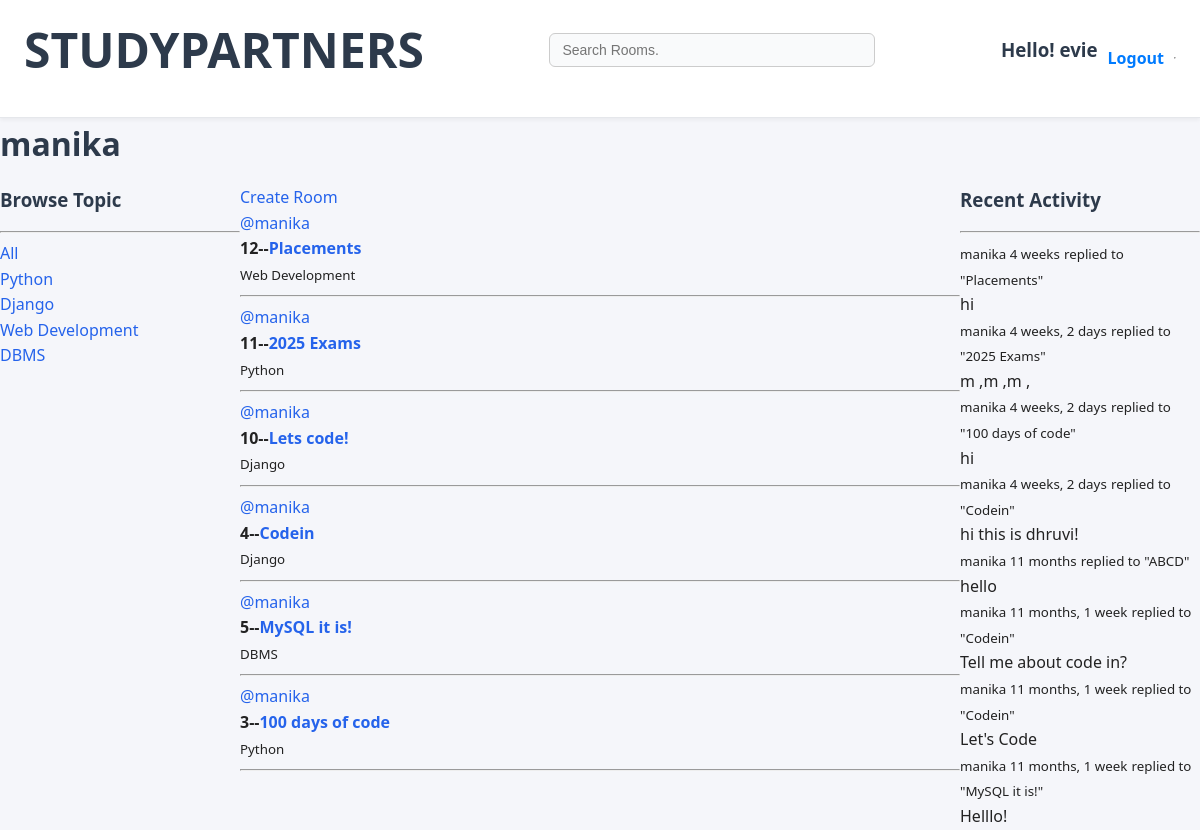
The page /profile/1/ (signed in) on the database its author committed.
### base/models.py (models this page shows, shortened)
class Topic(models.Model):
    name=models.CharField(max_length=200)

class Room(models.Model):
    host=models.ForeignKey(User, on_delete=models.CASCADE, null=True)
    topic=models.ForeignKey(Topic,on_delete=models.SET_NULL,null=True)
    name=models.CharField(max_length=200)
    description= models.TextField(null=True, blank=True)
    participants=models.ManyToManyField(User,related_name='participants',blank=True)
    updated=models.DateTimeField(auto_now=True)
    created= models.DateTimeField(auto_now_add=True)
    class Meta:
        ordering=['-updated','-created']
    def __str__(self):
        return self.name

class Message(models.Model):
    user=models.ForeignKey(User, on_delete=models.CASCADE)
    room=models.ForeignKey(Room,on_delete=models.CASCADE)
    body=models.TextField()
    updated=models.DateTimeField(auto_now=True)
    created= models.DateTimeField(auto_now_add=True)
    def __str__(self):
        return self.body[0:50]
    class Meta:
        ordering=['-updated','-created']

### base/views.py (the view)
# urls.py: path('profile/<str:pk>/', views.userProfile, name='user-profile'),
@login_required(login_url="login")
def userProfile(request, pk):
    user = User.objects.get(id=pk)
    rooms = user.room_set.all()
    room_messages = user.message_set.all()
    topics = Topic.objects.all()
    context = {
        "user": user,
        "rooms": rooms,
        "room_messages": room_messages,
        "topics": topics,
    }
    return render(request, "base/profile.html", context)

### base/templates/base/profile.html (shortened to what this page needs)
{% extends 'index.html' %}
{% block content%}
<h1>{{user.username}}</h1>
<div class="profile-container">
    <div>
        {%include 'base/topics_component.html'%}
    </div>
    <div>
        {%include 'base/feed_component.html'%}
    </div>
    <div>
        {%include 'base/activity_component.html'%}
    </div>
</div>
{% endblock content %}

### templates/navbar.html
<div class="navbar">
  <div class="navbar-left">
    <a href="/">
      <h1>STUDYPARTNERS</h1>
    </a>
  </div>
  <div class="navbar-center">
    <form action="GET" action="{%url 'home'%}">
      <input type="text" name="q" placeholder="Search Rooms." />
    </form>
  </div>
  <div class="navbar-right">
    {%if request.user.is_authenticated %}
    <h3>Hello! {{request.user}}</h3>
    <a href="{% url 'logout'%}">Logout</a>
    {%else%}
    <a href="{% url 'login'%}">Login</a>
    {%endif%}
    <div>
      <hr />
    </div>
  </div>
</div>

### base/templates/base/topics_component.html
<h3>Browse Topic</h3>
<hr>
<div>
    <a href="{%url 'home'%}">All</a>
</div>
{% for topic in topics%}
<div>
    <a href="{%url 'home'%}?q={{topic.name}}">{{topic.name}}</a>
</div>
{%endfor%}

### base/templates/base/feed_component.html (shortened to what this page needs)
<a href="{% url 'create-room'%}">Create Room</a><br>
{% for room in rooms %}
<div>
    <a href="{%url 'user-profile' room.host.id %}"><span>@{{room.host.username}}</span></a>
    <div>
        <h4>{{room.id}}--<a href="{% url 'room' room.id%}">{{room.name}}</a></h4>
    </div>
    <small>{{room.topic.name}}</small>
    <hr>
</div>
{% endfor %}

### base/templates/base/activity_component.html (shortened to what this page needs)
<h3>Recent Activity</h3>
        <hr>
        {%for message in room_messages%}
            <div>
                <small><a href="{% url 'user-profile' message.user.id%}"></a>{{message.user}}    {{message.created|timesince}}</small>
                <small>replied to "{{message.room}}"</small>
                <p>{{message}}</p>
            </div>
        {%endfor%}

### static/styles/main.css (style rules this page uses)
body, h1, h2, h3, h4, h5, h6, p, ul, ol, li { margin: 0; padding: 0; box-sizing: border-box; }
body { font-family: 'Segoe UI', Arial, sans-serif; background-color: #f5f6fa; color: #222; line-height: 1.6; min-height: 100vh; }
h1, h2, h3 { color: #2d3a4b; margin-bottom: 16px; }
a { color: #2563eb; text-decoration: none; transition: color 0.2s; }
input, textarea, select { width: 100%; padding: 8px 10px; margin-bottom: 16px; border: 1px solid #d1d5db; border-radius: 4px; font-size: 1rem; background: #f9fafb; transition: border 0.2s; }
.navbar { background: #fff; border-bottom: 1px solid #e5e7eb; padding: 12px 24px; display: flex; justify-content: space-between; align-items: center; box-shadow: 0 2px 4px rgba(0,0,0,0.05); }
.navbar-left { font-size: 24px; font-weight: bold; color: #2c3e50; }
.navbar-center { flex-grow: 1; display: flex; justify-content: center; }
.navbar-center input[type="text"] { padding: 8px 12px; border: 1px solid #ccc; border-radius: 6px; font-size: 14px; width: 300px; }
.navbar-right { display: flex; align-items: center; gap: 10px; }
.navbar-right a { color: #007bff; text-decoration: none; font-weight: bold; }

### base/templates/base/profile.html (style rules this page uses)
.profile-container { display: grid; grid-template-columns: 1fr 3fr 1fr; }

### rows shown on the page
Topic: name "Python"
Topic: name "Django"
Topic: name "Web Development"
Topic: name "DBMS"
Room: host.username "manika", id "12", name "Placements", topic.name "Web Development"
Room: host.username "manika", id "11", name "2025 Exams", topic.name "Python"
Room: host.username "manika", id "10", name "Lets code!", topic.name "Django"
Room: host.username "manika", id "4", name "Codein", topic.name "Django"
Room: host.username "manika", id "5", name "MySQL it is!", topic.name "DBMS"
Room: host.username "manika", id "3", name "100 days of code", topic.name "Python"
Message: user "manika", created "4 weeks", room "Placements", body "hi"
Message: user "manika", created "4 weeks, 2 days", room "2025 Exams", body "m ,m ,m ,"
Message: user "manika", created "4 weeks, 2 days", room "100 days of code", body "hi"
Message: user "manika", created "4 weeks, 2 days", room "Codein", body "hi this is dhruvi!"
Message: user "manika", created "11 months", room "ABCD", body "hello"
Message: user "manika", created "11 months, 1 week", room "Codein", body "Tell me about code in?"
Message: user "manika", created "11 months, 1 week", room "Codein", body "Let's Code"
Message: user "manika", created "11 months, 1 week", room "MySQL it is!", body "Helllo!"

### other values the page prints
{{ request.user }} "evie"
{{ user.username }} "manika"
